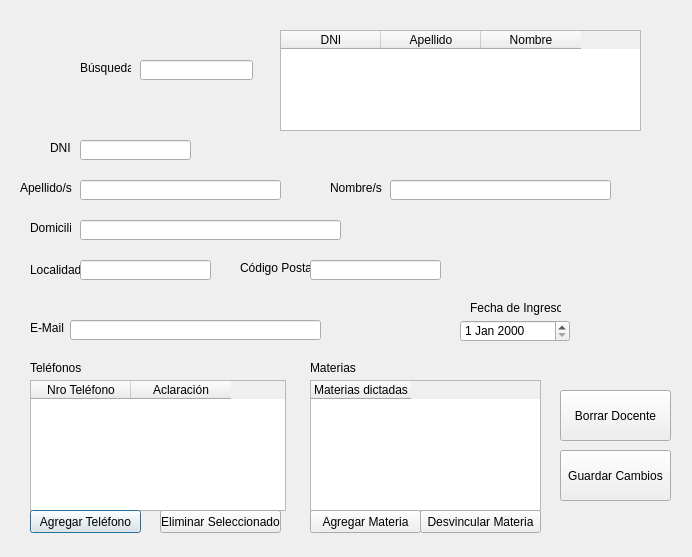
<?xml version="1.0" encoding="UTF-8"?>
<ui version="4.0">
 <class>dlgModificaDocentes</class>
 <widget class="QDialog" name="dlgModificaDocentes">
  <property name="geometry">
   <rect>
    <x>0</x>
    <y>0</y>
    <width>692</width>
    <height>557</height>
   </rect>
  </property>
  <property name="minimumSize">
   <size>
    <width>692</width>
    <height>557</height>
   </size>
  </property>
  <property name="maximumSize">
   <size>
    <width>692</width>
    <height>557</height>
   </size>
  </property>
  <property name="windowTitle">
   <string>Modificacion de Docentes</string>
  </property>
  <widget class="QLabel" name="lblDNI">
   <property name="geometry">
    <rect>
     <x>50</x>
     <y>140</y>
     <width>71</width>
     <height>16</height>
    </rect>
   </property>
   <property name="text">
    <string>DNI</string>
   </property>
  </widget>
  <widget class="QLabel" name="lblApellido">
   <property name="geometry">
    <rect>
     <x>20</x>
     <y>180</y>
     <width>71</width>
     <height>16</height>
    </rect>
   </property>
   <property name="text">
    <string>Apellido/s</string>
   </property>
  </widget>
  <widget class="QLabel" name="label">
   <property name="geometry">
    <rect>
     <x>330</x>
     <y>180</y>
     <width>81</width>
     <height>16</height>
    </rect>
   </property>
   <property name="text">
    <string>Nombre/s</string>
   </property>
  </widget>
  <widget class="QLabel" name="lblDomicilio">
   <property name="geometry">
    <rect>
     <x>30</x>
     <y>220</y>
     <width>41</width>
     <height>16</height>
    </rect>
   </property>
   <property name="text">
    <string>Domicilio</string>
   </property>
  </widget>
  <widget class="QLabel" name="lblLocalidad">
   <property name="geometry">
    <rect>
     <x>30</x>
     <y>260</y>
     <width>51</width>
     <height>20</height>
    </rect>
   </property>
   <property name="text">
    <string>Localidad</string>
   </property>
  </widget>
  <widget class="QLabel" name="lblCodigoPostal">
   <property name="geometry">
    <rect>
     <x>240</x>
     <y>260</y>
     <width>81</width>
     <height>16</height>
    </rect>
   </property>
   <property name="text">
    <string>Código Postal</string>
   </property>
  </widget>
  <widget class="QLabel" name="lblFechaIngreso">
   <property name="geometry">
    <rect>
     <x>470</x>
     <y>300</y>
     <width>91</width>
     <height>16</height>
    </rect>
   </property>
   <property name="text">
    <string>Fecha de Ingreso</string>
   </property>
  </widget>
  <widget class="QLabel" name="lblEMail">
   <property name="geometry">
    <rect>
     <x>30</x>
     <y>320</y>
     <width>41</width>
     <height>16</height>
    </rect>
   </property>
   <property name="text">
    <string>E-Mail</string>
   </property>
  </widget>
  <widget class="QLineEdit" name="leDNI">
   <property name="geometry">
    <rect>
     <x>80</x>
     <y>140</y>
     <width>111</width>
     <height>20</height>
    </rect>
   </property>
   <property name="inputMask">
    <string/>
   </property>
   <property name="clearButtonEnabled">
    <bool>false</bool>
   </property>
  </widget>
  <widget class="QLineEdit" name="leApellido">
   <property name="geometry">
    <rect>
     <x>80</x>
     <y>180</y>
     <width>201</width>
     <height>20</height>
    </rect>
   </property>
  </widget>
  <widget class="QLineEdit" name="leNombre">
   <property name="geometry">
    <rect>
     <x>390</x>
     <y>180</y>
     <width>221</width>
     <height>20</height>
    </rect>
   </property>
  </widget>
  <widget class="QLineEdit" name="leDomicilio">
   <property name="geometry">
    <rect>
     <x>80</x>
     <y>220</y>
     <width>261</width>
     <height>20</height>
    </rect>
   </property>
  </widget>
  <widget class="QLineEdit" name="leLocalidad">
   <property name="geometry">
    <rect>
     <x>80</x>
     <y>260</y>
     <width>131</width>
     <height>20</height>
    </rect>
   </property>
  </widget>
  <widget class="QLineEdit" name="leCodigoPostal">
   <property name="geometry">
    <rect>
     <x>310</x>
     <y>260</y>
     <width>131</width>
     <height>20</height>
    </rect>
   </property>
  </widget>
  <widget class="QLineEdit" name="leEMail">
   <property name="geometry">
    <rect>
     <x>70</x>
     <y>320</y>
     <width>251</width>
     <height>20</height>
    </rect>
   </property>
  </widget>
  <widget class="QTableWidget" name="twDocentes">
   <property name="geometry">
    <rect>
     <x>280</x>
     <y>30</y>
     <width>361</width>
     <height>101</height>
    </rect>
   </property>
   <property name="minimumSize">
    <size>
     <width>0</width>
     <height>0</height>
    </size>
   </property>
   <property name="editTriggers">
    <set>QAbstractItemView::NoEditTriggers</set>
   </property>
   <property name="showGrid">
    <bool>false</bool>
   </property>
   <property name="columnCount">
    <number>3</number>
   </property>
   <column>
    <property name="text">
     <string>DNI</string>
    </property>
   </column>
   <column>
    <property name="text">
     <string>Apellido</string>
    </property>
   </column>
   <column>
    <property name="text">
     <string>Nombre</string>
    </property>
   </column>
  </widget>
  <widget class="QLabel" name="lblBusqueda">
   <property name="geometry">
    <rect>
     <x>80</x>
     <y>60</y>
     <width>51</width>
     <height>16</height>
    </rect>
   </property>
   <property name="text">
    <string>Búsqueda</string>
   </property>
  </widget>
  <widget class="QLineEdit" name="leBusqueda">
   <property name="geometry">
    <rect>
     <x>140</x>
     <y>60</y>
     <width>113</width>
     <height>20</height>
    </rect>
   </property>
  </widget>
  <widget class="QTableWidget" name="twTelefonos">
   <property name="geometry">
    <rect>
     <x>30</x>
     <y>380</y>
     <width>256</width>
     <height>131</height>
    </rect>
   </property>
   <property name="editTriggers">
    <set>QAbstractItemView::DoubleClicked</set>
   </property>
   <property name="showGrid">
    <bool>false</bool>
   </property>
   <property name="columnCount">
    <number>2</number>
   </property>
   <column>
    <property name="text">
     <string>Nro Teléfono</string>
    </property>
   </column>
   <column>
    <property name="text">
     <string>Aclaración</string>
    </property>
   </column>
  </widget>
  <widget class="QTableWidget" name="twMaterias">
   <property name="geometry">
    <rect>
     <x>310</x>
     <y>380</y>
     <width>231</width>
     <height>131</height>
    </rect>
   </property>
   <property name="editTriggers">
    <set>QAbstractItemView::AnyKeyPressed|QAbstractItemView::EditKeyPressed</set>
   </property>
   <property name="showGrid">
    <bool>false</bool>
   </property>
   <property name="columnCount">
    <number>1</number>
   </property>
   <column>
    <property name="text">
     <string>Materias dictadas</string>
    </property>
   </column>
  </widget>
  <widget class="QLabel" name="lblMaterias">
   <property name="geometry">
    <rect>
     <x>310</x>
     <y>360</y>
     <width>51</width>
     <height>16</height>
    </rect>
   </property>
   <property name="text">
    <string>Materias</string>
   </property>
  </widget>
  <widget class="QLabel" name="lblTelefonos">
   <property name="geometry">
    <rect>
     <x>30</x>
     <y>360</y>
     <width>181</width>
     <height>16</height>
    </rect>
   </property>
   <property name="text">
    <string>Teléfonos</string>
   </property>
  </widget>
  <widget class="QPushButton" name="pbAgregarTelefono">
   <property name="geometry">
    <rect>
     <x>30</x>
     <y>510</y>
     <width>111</width>
     <height>23</height>
    </rect>
   </property>
   <property name="text">
    <string>Agregar Teléfono</string>
   </property>
  </widget>
  <widget class="QPushButton" name="pbAgregarMateria">
   <property name="geometry">
    <rect>
     <x>310</x>
     <y>510</y>
     <width>111</width>
     <height>23</height>
    </rect>
   </property>
   <property name="text">
    <string>Agregar Materia</string>
   </property>
  </widget>
  <widget class="QPushButton" name="pbGuardarCambios">
   <property name="geometry">
    <rect>
     <x>560</x>
     <y>450</y>
     <width>111</width>
     <height>51</height>
    </rect>
   </property>
   <property name="text">
    <string>Guardar Cambios</string>
   </property>
  </widget>
  <widget class="QPushButton" name="pbBorrarDocente">
   <property name="geometry">
    <rect>
     <x>560</x>
     <y>390</y>
     <width>111</width>
     <height>51</height>
    </rect>
   </property>
   <property name="text">
    <string>Borrar Docente</string>
   </property>
  </widget>
  <widget class="QLabel" name="lblEstado">
   <property name="geometry">
    <rect>
     <x>20</x>
     <y>100</y>
     <width>181</width>
     <height>16</height>
    </rect>
   </property>
   <property name="text">
    <string>&lt;html&gt;&lt;head/&gt;&lt;body&gt;&lt;p&gt;&lt;span style=&quot; color:#ff0000;&quot;&gt;&lt;br/&gt;&lt;/span&gt;&lt;/p&gt;&lt;/body&gt;&lt;/html&gt;</string>
   </property>
  </widget>
  <widget class="QDateEdit" name="deFechaIngreso">
   <property name="geometry">
    <rect>
     <x>460</x>
     <y>320</y>
     <width>110</width>
     <height>22</height>
    </rect>
   </property>
  </widget>
  <widget class="QPushButton" name="pbEliminarTelefono">
   <property name="geometry">
    <rect>
     <x>160</x>
     <y>510</y>
     <width>121</width>
     <height>23</height>
    </rect>
   </property>
   <property name="text">
    <string>Eliminar Seleccionado</string>
   </property>
  </widget>
  <widget class="QPushButton" name="pbDesvincularMateria">
   <property name="geometry">
    <rect>
     <x>420</x>
     <y>510</y>
     <width>121</width>
     <height>23</height>
    </rect>
   </property>
   <property name="text">
    <string>Desvincular Materia</string>
   </property>
  </widget>
 </widget>
 <resources/>
 <connections/>
</ui>
